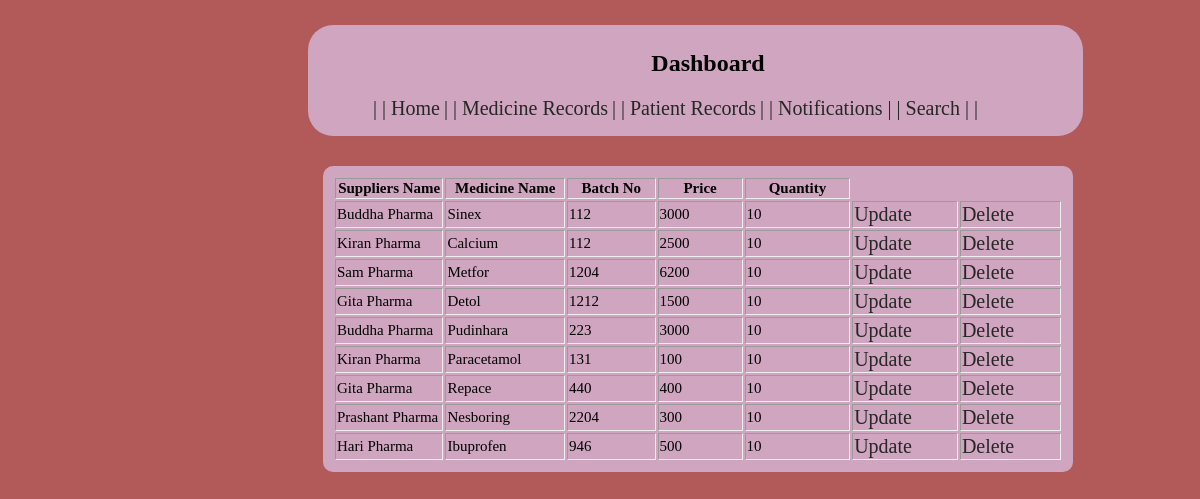
The page /php/stock.php on the database its author committed.
### tables this page shows
CREATE TABLE purchase  (
  s_name VARCHAR(20),
  s_id INT,
  address VARCHAR (20),
  contact NVARCHAR (10),
  m_id INT PRIMARY KEY,
  m_name VARCHAR(20), 
  batch_no INT , 
  mft_date DATE ,
  exp_date DATE,
  price INT,
  qty INT,
  descript VARCHAR(100) ,
  p_date DATE
);

### php/stock.php (the view, shortened to what this page needs)
<!DOCTYPE html>
<html lang="en">
<head>
	<link rel="stylesheet" href="../css/displayrecord.css">
</head>
<body>
<div class="container">
		<div class="box">
            <h2 style="text-align:center;">Dashboard</h2>
			<ul>
                <li   ><a href="dashboard.php">|  | Home</a></li>
				<li   ><a href="m.php">|  | Medicine Records</a></li>
				<li   > <a href="p.php">|  | Patient Records</a></li>
				<li   > <a href="n.php">|  | Notifications</a>  </li>
				<li   > <a href="s.php">| | Search  | |</a>  </li>
			</ul>
				</div>
        <div class="box1">
		<?php
	include "connect.php";
	$disQuery="select * from purchase";
	$disExe=mysqli_query($conn,$disQuery);
	echo "<table border=1px>";
	echo "<tr>";
	echo "<th>Suppliers Name</th>";
	echo "<th>Medicine Name</th>";
	echo "<th>Batch No</th>";
	echo "<th>Price</th>";
    echo "<th>Quantity</th>";
	echo "</tr>";
	if ($disExe) {
		while ($row=mysqli_fetch_assoc($disExe)) {
			$Medicine_name=$row['m_name'];
			$Batch_No=$row['batch_no'];
			$Price=$row['price'];
			$Suppliers_name=$row['s_name'];
            $Quantity=$row['qty'];
			echo "<tr>";
			echo "<td>$Suppliers_name</td>";
			echo "<td>$Medicine_name</td>";
			echo "<td>$Batch_No</td>";
			echo "<td>$Price</td>";
            echo "<td>$Quantity</td>";
			echo "<td><a href='updatestock.php? s_name=$Suppliers_name & m_name=$Medicine_name &
            batch_no=$Batch_No & price=$Price & qty=$Quantity;
			'>Update</a></td>";
			echo "<td><a href='delstock.php?m_name=$Medicine_name '>Delete</a></td>";
			echo "</tr>";
		}
	}
	echo "</table>";
?>
</div></div>
</body>
</html>

### css/displayrecord.css (style rules this page uses)
body { background-color: #b25959; }
a,li { list-style-type: none; display: inline; text-decoration: none; color: #272727; font-size: 20px; align-items: center; }
.container { height: 500px auto; width:1000px; margin-top: 20px; }
.box { height: 5%; width: 75%; margin-top: 5px; margin-left: 300px; margin-right: 570px; float: left; padding-left: 25px; padding-top: 5px; background-color: #cfa5bf; border-radius: 25px; }
.box1 { width:75%; margin-left: 315px; float: left; margin-top: 30px; background-color: #cfa5bf; border-radius: 10px; }
table { padding: 10px; margin: auto; border: none; }
tr { max-height: 90%; padding-bottom: 5px; height:auto; }
th,td { width: 350px; height: 10px; font-size: 15px; }

### rows shown on the page
purchase: s_name "Buddha Pharma", m_name "Sinex", batch_no "112", price "3000", qty "10"
purchase: s_name "Kiran Pharma", m_name "Calcium", batch_no "112", price "2500", qty "10"
purchase: s_name "Sam Pharma", m_name "Metfor", batch_no "1204", price "6200", qty "10"
purchase: s_name "Gita Pharma", m_name "Detol", batch_no "1212", price "1500", qty "10"
purchase: s_name "Buddha Pharma", m_name "Pudinhara", batch_no "223", price "3000", qty "10"
purchase: s_name "Kiran Pharma", m_name "Paracetamol", batch_no "131", price "100", qty "10"
purchase: s_name "Gita Pharma", m_name "Repace", batch_no "440", price "400", qty "10"
purchase: s_name "Prashant Pharma", m_name "Nesboring", batch_no "2204", price "300", qty "10"
purchase: s_name "Hari Pharma", m_name "Ibuprofen", batch_no "946", price "500", qty "10"
